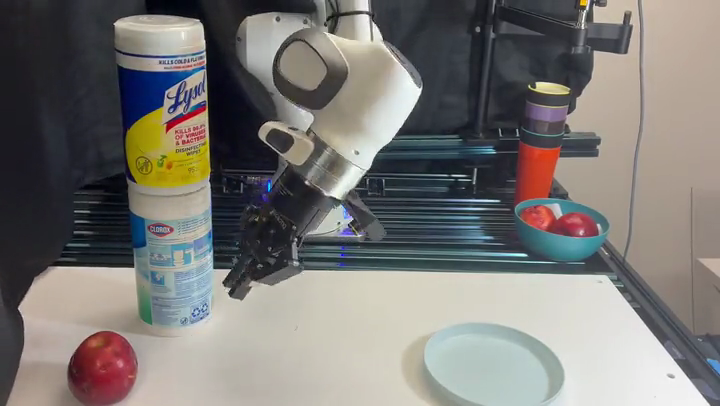
#> input picture assets/hardware/frames/2_gradient_guidance_failure.png, 720 x 406 px
$ python render_trajectories.py
#> lines starting #> are read from the running program, lines starting #| are printed output that depends on the picture; pictures that were not available may be replaced by others from this repository, and a replacement may not be noted
"""Render smooth light-red -> red gradient arrows from waypoints.json onto the frames.

usage: python3 render_trajectories.py [waypoints.json] [out_dir]
"""
import json, sys, os
import numpy as np, cv2

SS = 4                      # supersampling for anti-aliasing
def rgb(r, g, b):
    return np.array([b, g, r], float)   # stored as BGR for OpenCV


PURPLE, LPURPLE = rgb(120, 0, 170), rgb(205, 170, 235)
GREEN, LGREEN = rgb(0, 150, 40), rgb(170, 235, 170)
# gradient stops (start ... current position): light red -> red for every figure
RED = [rgb(255, 175, 175), rgb(215, 0, 0)]
SCHEMES = {k: RED for k in ("2_", "3_", "5_", "6_", "7_", "8_", "9_")}
# figures that get an outline around the arrow
BORDER = {"3_projection_failure.png": PURPLE, "9_cspi_1_post.png": PURPLE, "9_cspi_2_post.png": PURPLE}


def grad(stops, t):
    x = t * (len(stops) - 1)
    i = min(int(x), len(stops) - 2)
    return stops[i] + (stops[i + 1] - stops[i]) * (x - i)


def catmull(p, n=40):
    p = np.asarray(p, float)
    if len(p) < 2:
        return p
    P = np.vstack([p[0], p, p[-1]])
    out = []
    for i in range(1, len(P) - 2):
        t = np.linspace(0, 1, n, endpoint=False)[:, None]
        out.append(0.5 * (2 * P[i] + (-P[i-1] + P[i+1]) * t
                          + (2*P[i-1] - 5*P[i] + 4*P[i+1] - P[i+2]) * t**2
                          + (-P[i-1] + 3*P[i] - 3*P[i+1] + P[i+2]) * t**3))
    out.append(p[-1:])
    return np.vstack(out)


def smooth(p, frac=0.12, n=400):
    """Resample evenly by arc length, then Gaussian-smooth with endpoints pinned."""
    p = catmull(p)
    d = np.r_[0, np.cumsum(np.hypot(*np.diff(p, axis=0).T))]
    t = np.linspace(0, d[-1], n)
    q = np.c_[np.interp(t, d, p[:, 0]), np.interp(t, d, p[:, 1])]
    sig = frac * n
    k = np.arange(-int(3 * sig), int(3 * sig) + 1)
    k = np.exp(-k**2 / (2 * sig**2)); k /= k.sum()
    m = len(k) // 2
    # point-reflect about the endpoints so the ends (and tangents) are preserved
    pad = np.vstack([2 * q[0] - q[1:m+1][::-1], q, 2 * q[-1] - q[-m-1:-1][::-1]])
    out = np.c_[np.convolve(pad[:, 0], k, "valid"), np.convolve(pad[:, 1], k, "valid")]
    out[0], out[-1] = q[0], q[-1]
    return out


def draw_arrow(img, pts, W=13, stops=SCHEMES["2_"], border=None, bw=3.0):
    s = smooth(pts) * SS
    W *= SS
    L = np.r_[0, np.cumsum(np.hypot(*np.diff(s, axis=0).T))]
    tot = L[-1]
    head = min(W * 2.6, tot * 0.4)
    e = s[-1]
    far = s[np.hypot(*(s - e).T) > head * 0.6]
    q = far[-1] if len(far) else s[0]
    d = (e - q) / (np.hypot(*(e - q)) + 1e-9)
    n = np.array([-d[1], d[0]])
    tri = np.array([e + d * head * .35, e - d * head * .65 + n * W * 1.5,
                    e - d * head * .65 - n * W * 1.5])
    body = [i for i in range(1, len(s)) if L[i] <= tot - head + 1]

    if border is not None:      # outline pass underneath the fill
        B2 = int(bw * W / 20 * 2)
        for i in body:
            cv2.line(img, tuple(s[i-1].astype(int)), tuple(s[i].astype(int)),
                     tuple(int(v) for v in border), int(W) + B2, cv2.LINE_AA)
            cv2.circle(img, tuple(s[i].astype(int)), (int(W) + B2) // 2, tuple(int(v) for v in border), -1, cv2.LINE_AA)
        cv2.fillConvexPoly(img, tri.astype(np.int32), tuple(int(v) for v in border), cv2.LINE_AA)
        cv2.polylines(img, [tri.astype(np.int32)], True, tuple(int(v) for v in border), B2, cv2.LINE_AA)

    for i in body:
        c = grad(stops, L[i] / tot)
        cv2.line(img, tuple(s[i-1].astype(int)), tuple(s[i].astype(int)),
                 tuple(int(v) for v in c), int(W), cv2.LINE_AA)
    cv2.fillConvexPoly(img, tri.astype(np.int32), tuple(int(v) for v in stops[-1]), cv2.LINE_AA)


def arrow_layer(shape, pts, **kw):
    """Arrow-only RGBA layer (float, straight alpha), recovered exactly from white/black renders."""
    h, w = shape
    out = []
    for bg in (255, 0):
        big = np.full((h * SS, w * SS, 3), bg, np.uint8)
        draw_arrow(big, pts, **kw)
        out.append(cv2.resize(big, (w, h), interpolation=cv2.INTER_AREA).astype(np.float32))
    on_white, on_black = out
    alpha = np.clip(1 - (on_white - on_black).mean(axis=2) / 255, 0, 1)
    color = np.where(alpha[..., None] > 1e-4, on_black / np.maximum(alpha[..., None], 1e-4), 0)
    return np.clip(color, 0, 255), alpha


def render_transparent(im, mask, pts, bg_alpha=0.0, **kw):
    """Source frame with everything outside `mask` transparent, arrows on top, as BGRA uint8."""
    h, w = im.shape[:2]
    a_b = cv2.GaussianBlur(mask.astype(np.float32), (0, 0), 0.8)
    a_b = a_b + (1 - a_b) * bg_alpha      # removed area stays faintly visible at bg_alpha opacity
    c_a, a_a = arrow_layer((h, w), pts, **kw)
    a_o = a_a + a_b * (1 - a_a)
    rgb = (c_a * a_a[..., None] + im.astype(np.float32) * (a_b * (1 - a_a))[..., None]) / np.maximum(a_o[..., None], 1e-4)
    return np.dstack([np.clip(rgb, 0, 255), a_o * 255]).round().astype(np.uint8)


def main():
    src = sys.argv[1] if len(sys.argv) > 1 else "waypoints.json"
    out = sys.argv[2] if len(sys.argv) > 2 else "with_trajectories"
    base_dir = sys.argv[3] if len(sys.argv) > 3 else "."
    transparent = len(sys.argv) > 4 and sys.argv[4] == "transparent"
    bg_alpha = float(sys.argv[5]) if len(sys.argv) > 5 else 0.0
    os.makedirs(out, exist_ok=True)
    for name, v in json.load(open(src)).items():
        # old format: {file: [pts]}; new format: {file: {"image": base, "points": [pts]}}
#> (reads assets/hardware/frames/waypoints.json from the repository)
        pts, base = (v["points"], v["image"]) if isinstance(v, dict) else (v, name)
        if len(pts) < 2:
            continue
        im = cv2.imread(os.path.join(base_dir, base))
#> im is the input picture: shape (406, 720, 3); mean B, G, R 116.8, 120, 122.7
        stops = next((v for k, v in SCHEMES.items() if name.startswith(k)), SCHEMES["2_"])
        kw = dict(W=20 * im.shape[1] / 720, stops=stops, border=BORDER.get(name), bw=10.0 * im.shape[1] / 720)
        if transparent:         # mask comes from masks/<base stem>_mask.png; source pixels from the original frame
            mask = cv2.imread(os.path.join("masks", os.path.splitext(base)[0] + "_mask.png"), 0) > 127
            res = render_transparent(cv2.imread(base), mask, pts, bg_alpha=bg_alpha, **kw)
        else:
            big = cv2.resize(im, None, fx=SS, fy=SS, interpolation=cv2.INTER_CUBIC)
            draw_arrow(big, pts, **kw)
#> the loop in draw_arrow, `for i in body:` made 310 passes
#> c on passes 1 to 3: [174.5, 174.5, 254.9], [174, 174, 254.8], [173.5, 173.5, 254.7]
#> after the loop in draw_arrow, `for i in body:`:
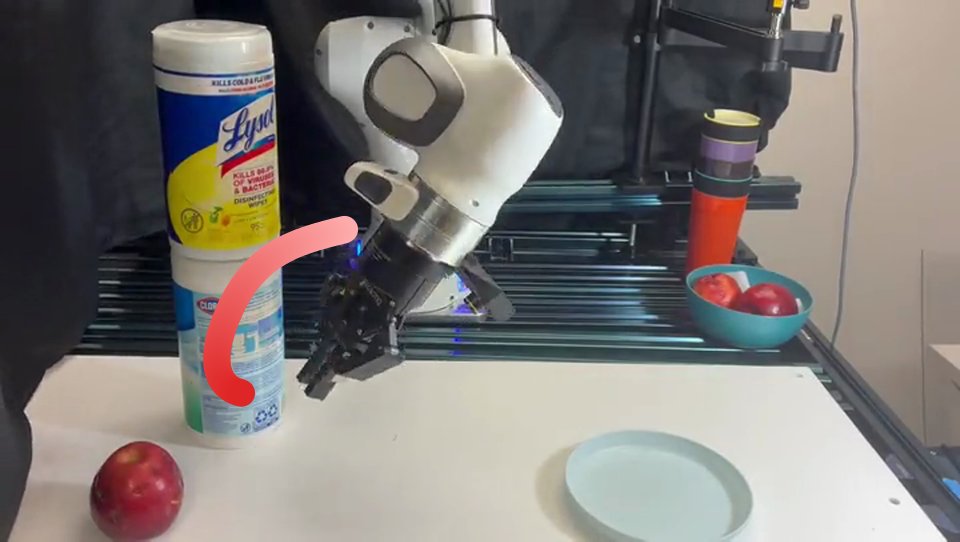
#> img: shape (1624, 2880, 3) (shown at 1/3 size); mean B, G, R 116.5, 119.8, 124.5
            res = cv2.resize(big, (im.shape[1], im.shape[0]), interpolation=cv2.INTER_AREA)
        cv2.imwrite(os.path.join(out, name), res)
        print("wrote", os.path.join(out, name))
#> pass 2 of the loop in main, `for name, v in json.load(open(src)).items():`:
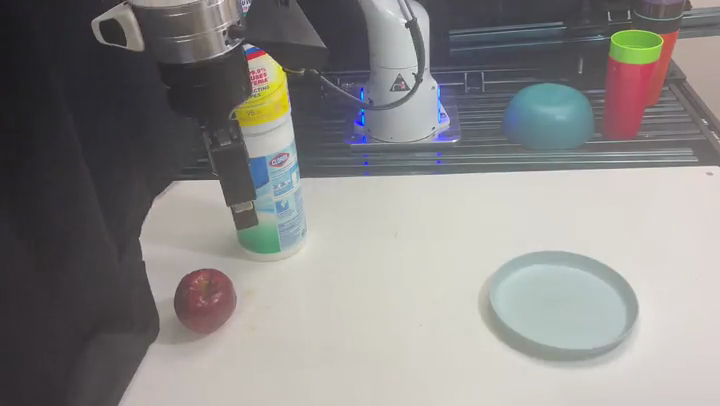
#> input picture assets/hardware/frames/3_projection_failure.png, 720 x 406 px
#> in main, im is the input picture: shape (406, 720, 3); mean B, G, R 134, 135.5, 137.3
#> B2 = 80
#> after the loop in draw_arrow (call 2), `for i in body:`:
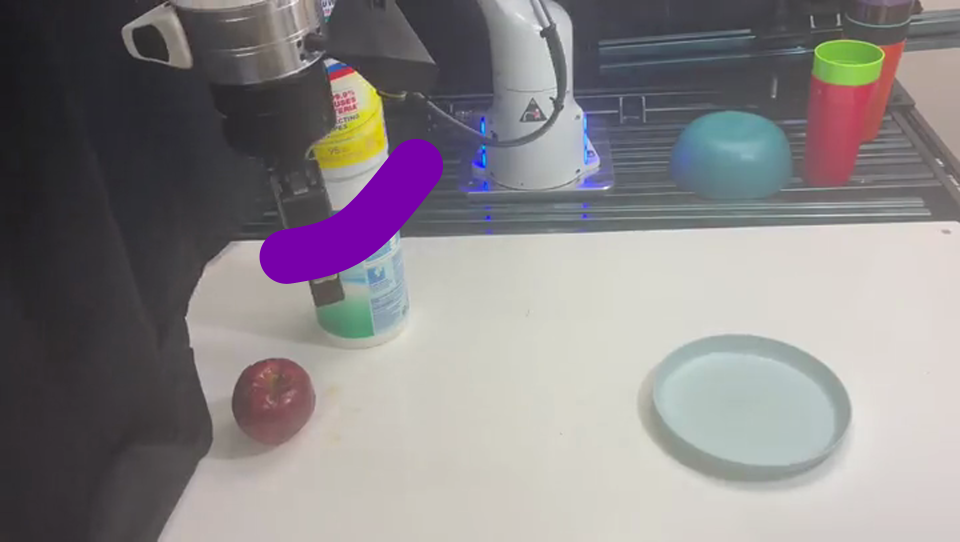
#> img: shape (1624, 2880, 3) (shown at 1/3 size); mean B, G, R 134.8, 132.8, 137.3
#> the loop in draw_arrow (call 2), `for i in body:` made 282 passes
#> c on passes 1 to 3: [174.6, 174.6, 254.9], [174.1, 174.1, 254.8], [173.7, 173.7, 254.7]
#> in main, `res = cv2.resize(big, (im.shape[1], im.shape[0]), interpolation=cv2.IN..`:
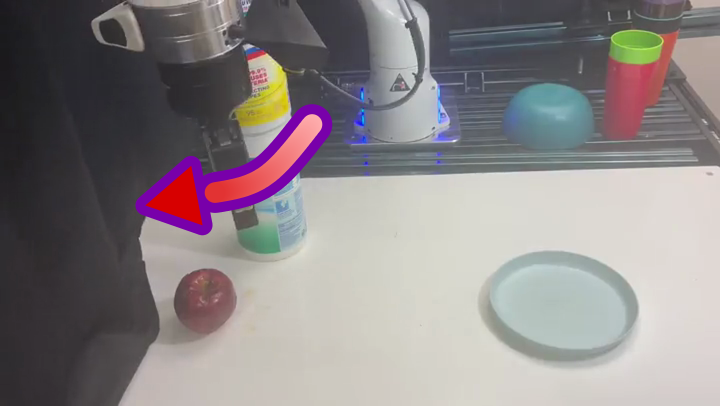
#> res: shape (406, 720, 3); mean B, G, R 133.7, 132.3, 138.8
#> pass 3 of the loop in main, `for name, v in json.load(open(src)).items():`:
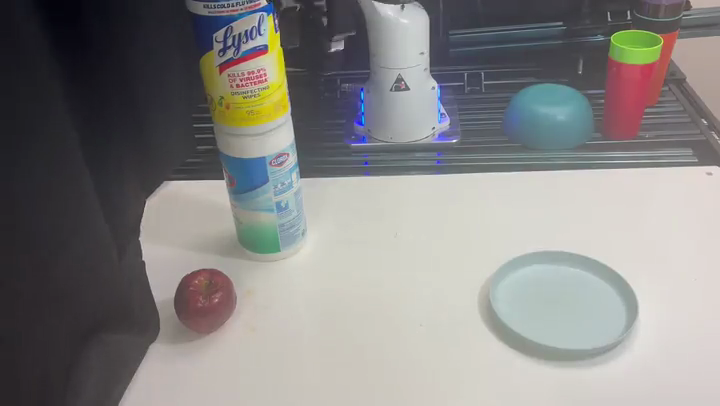
#> input picture assets/hardware/frames/1_start_position.png, 720 x 406 px, given in place of 4a_rejection_sampling_8s.png, which was not available
#> in main, im is the input picture: shape (406, 720, 3); mean B, G, R 131.2, 132.8, 134.3
#> the loop in draw_arrow (call 3), `for i in body:` made 307 passes
#> c on passes 1 to 3: [174.6, 174.6, 254.9], [174.1, 174.1, 254.8], [173.7, 173.7, 254.7]
#> in draw_arrow (call 3), `cv2.fillConvexPoly(img, tri.astype(np.int32), tuple(int(v) for v in st..`:
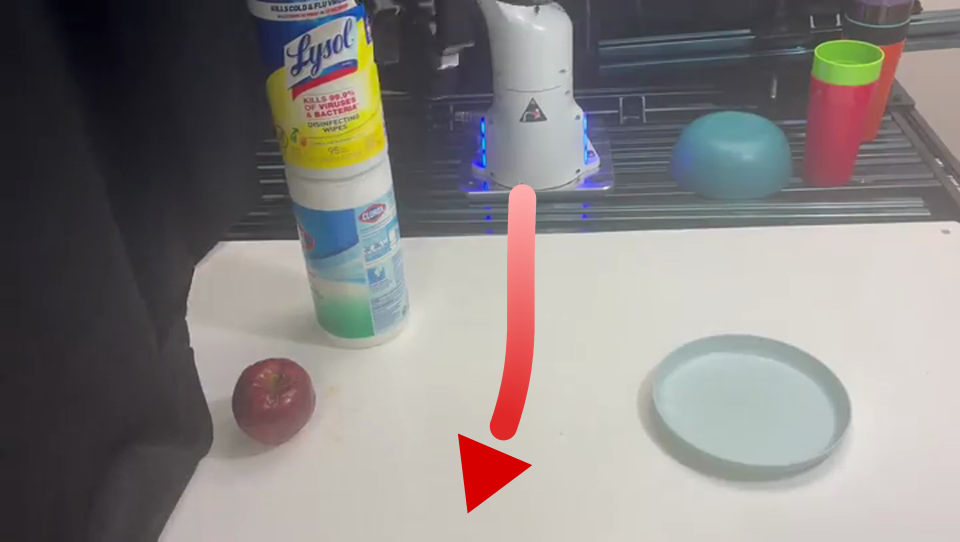
#> img: shape (1624, 2880, 3) (shown at 1/3 size); mean B, G, R 129.1, 130.6, 135
#> the loop made 6 passes; the first 3 are shown


if __name__ == "__main__":
#> (the run stopped early here; a loop or call above may not have finished)
